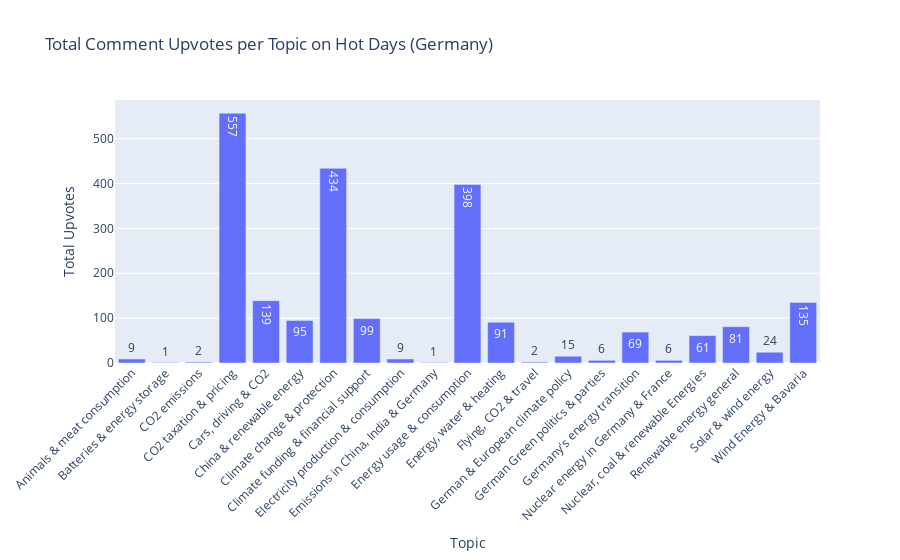

The notebook cell saved with this chart:
### Code cell
import plotly.express as px

fig = px.bar(
    upvotes_by_topic,
    x='Topic_Human_Readable',
    y='comment_upvotes',
    title='Total Comment Upvotes per Topic on Hot Days (Germany)',
    labels={'Topic_Human_Readable': 'Topic', 'comment_upvotes': 'Total Upvotes'},
    text='comment_upvotes'
)

fig.update_layout(xaxis_tickangle=-45)
fig.show()

fig.write_image("filename.png")

### Figure 1 — Plotly figure (JSON) as saved in the notebook; plotly's stock layout.template omitted (floating-point values rounded to 4 significant figures)
{"data": [{"hovertemplate": "Topic=%{x}<br>Total Upvotes=%{text}<extra></extra>", "legendgroup": "", "marker": {"color": "#636efa", "pattern": {"shape": ""}}, "name": "", "orientation": "v", "showlegend": false, "text": [9.0, 1.0, 2.0, 557.0, 139.0, 95.0, 434.0, 99.0, 9.0, 1.0, 398.0, 91.0, 2.0, 15.0, 6.0, 69.0, 6.0, 61.0, 81.0, 24.0, 135.0], "textposition": "auto", "type": "bar", "x": ["Animals & meat consumption", "Batteries & energy storage", "CO2 emissions", "CO2 taxation & pricing", "Cars, driving & CO2", "China & renewable energy", "Climate change & protection", "Climate funding & financial support", "Electricity production & consumption", "Emissions in China, India & Germany", "Energy usage & consumption", "Energy, water & heating", "Flying, CO2 & travel", "German & European climate policy", "German Green politics & parties", "Germany's energy transition", "Nuclear energy in Germany & France", "Nuclear, coal & renewable Energies", "Renewable energy general", "Solar & wind energy", "Wind Energy & Bavaria"], "xaxis": "x", "y": [9.0, 1.0, 2.0, 557.0, 139.0, 95.0, 434.0, 99.0, 9.0, 1.0, 398.0, 91.0, 2.0, 15.0, 6.0, 69.0, 6.0, 61.0, 81.0, 24.0, 135.0], "yaxis": "y"}], "layout": {"autosize": true, "barmode": "relative", "legend": {"tracegroupgap": 0}, "title": {"text": "Total Comment Upvotes per Topic on Hot Days (Germany)"}, "xaxis": {"anchor": "y", "autorange": true, "domain": [0, 1], "range": [-0.5, 20.5], "tickangle": -45, "title": {"text": "Topic"}, "type": "category"}, "yaxis": {"anchor": "x", "autorange": true, "domain": [0, 1], "range": [0, 586.3], "title": {"text": "Total Upvotes"}, "type": "linear"}}}
